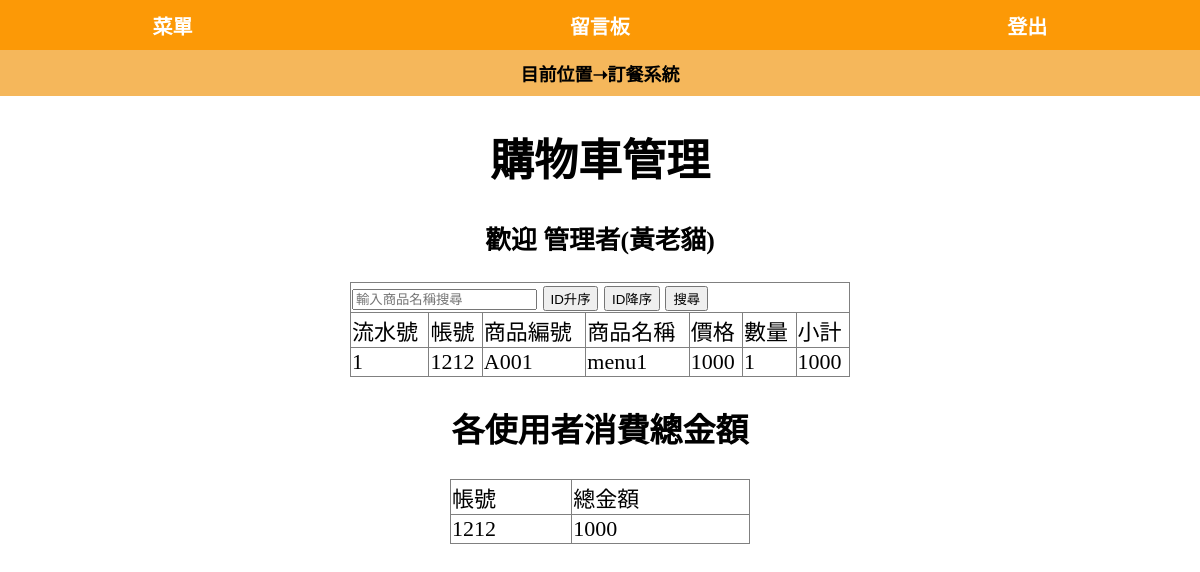
Page /order.php (signed in) on the committed database.
### tables this page shows
CREATE TABLE `order` (
  `id` int(11) NOT NULL,
  `account` varchar(20) NOT NULL,
  `c_num` varchar(20) NOT NULL,
  `c_name` varchar(20) NOT NULL,
  `c_money` int(11) NOT NULL,
  `amount` int(11) DEFAULT 1
);

### order.php (the view, shortened to what this page needs)
<!DOCTYPE html>
<html lang="en">
<head>
    <?php include "db.php"; ?>
    <link rel="stylesheet" href="style/food.css">
</head>
<body align="center">
    <table class="header" style="height: 12%;">
        <tr>
            <td><a href="order2.php">菜單</a></td>
            <td><a href="order3.php">留言板</a></td>
            <td><a href="logout.php">登出</a></td>
        </tr>
        <tr>
            <td colspan="3" class="Indicator">目前位置➝訂餐系統</td>
        </tr>
    </table>
    <h1>購物車管理</h1>
    <h3>歡迎 <?php echo $_SESSION['name']; ?></h3>
    <div align="center">
    <table border="1" style="width:500px; margin-top:10px;">
    <form method="get">
        <tr>
            <td colspan="7">
                <input type="text" name="keyword" placeholder="輸入商品名稱搜尋"
                    value="<?php echo isset($_GET['keyword']) ? $_GET['keyword'] : ''; ?>">
                <button type="submit" name="order" value="asc">ID升序</button>
                <button type="submit" name="order" value="desc">ID降序</button>
                <button type="submit">搜尋</button>
            </td>
        </tr>
    </form>
    <tr>
        <td>流水號</td>
        <td>帳號</td>
        <td>商品編號</td>
        <td>商品名稱</td>
        <td>價格</td>
        <td>數量</td>
        <td>小計</td>
    </tr>
    <?php
    $account=$_SESSION["account"];
    $sql = "SELECT * FROM `order` WHERE account ='$account'";
    $res = mysqli_query($link, $sql);
    if (mysqli_num_rows($res) > 0) {
        while ($row = mysqli_fetch_assoc($res)) {
            $subtotal = $row["c_money"] * $row["amount"];
            echo "<tr>";
            echo "<td>{$row['id']}</td>";
            echo "<td>{$row['account']}</td>";
            echo "<td>{$row['c_num']}</td>";
            echo "<td>{$row['c_name']}</td>";
            echo "<td>{$row['c_money']}</td>";
            echo "<td>{$row['amount']}</td>";
            echo "<td>{$subtotal}</td>";
            echo "</tr>";
        }
    }
    ?>
</table>
        <h2>各使用者消費總金額</h2>
        <table border="1" style="width:300px;">
            <tr>
                <td>帳號</td>
                <td>總金額</td>
            </tr>
            <?php
            $sql_total = "SELECT account, SUM(c_money * amount) AS total FROM `order` WHERE account  ='$account' GROUP BY account ";
            $res_total = mysqli_query($link, $sql_total);
            while ($row = mysqli_fetch_assoc($res_total)) {
                echo "<tr>";
                echo "<td>{$row['account']}</td>";
                echo "<td>{$row['total']}</td>";
                echo "</tr>";
            }
            ?>
        </table>
    </div>
</body>
</html>

### style/food.css (style rules this page uses)
body { font-family:'DFKai-sb';font-size: 22px; }
body, html { height: 100%; margin: 0; }
table { width: 100%; height: 100%; border-collapse: collapse; }
.header { height: 50px; text-align: center; background-color: rgb(252, 153, 6); font-size: 20px; font-weight: bold; }
.header a { color:white; text-decoration: none; }
.Indicator { background-color:rgb(245, 183, 91); color: black; font-size: 18px; }
a { text-decoration: none; }

### rows in the picture
order: id "1", account "1212", c_num "A001", c_name "menu1", c_money "1000", amount "1"

### other values in the picture
$_SESSION['name'] "管理者(黃老貓)"
$row['account'] "1212"
$row['total'] "1000"
